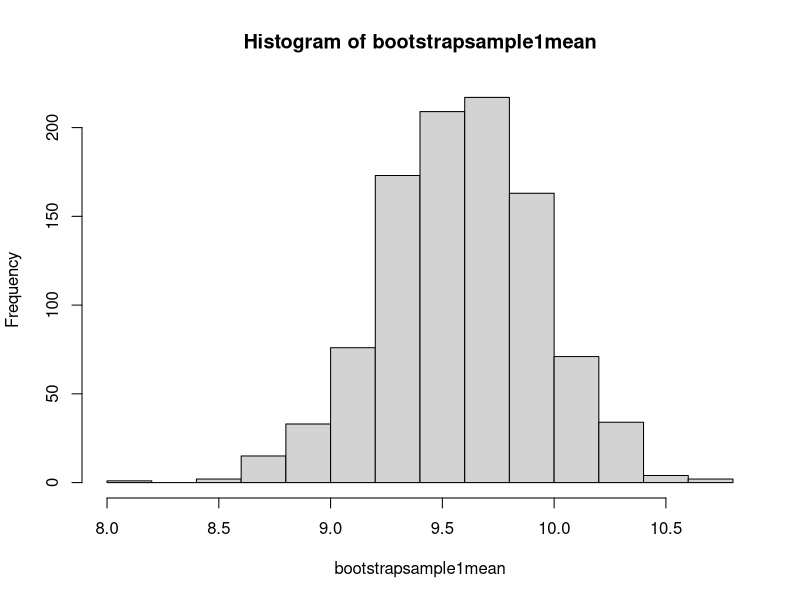
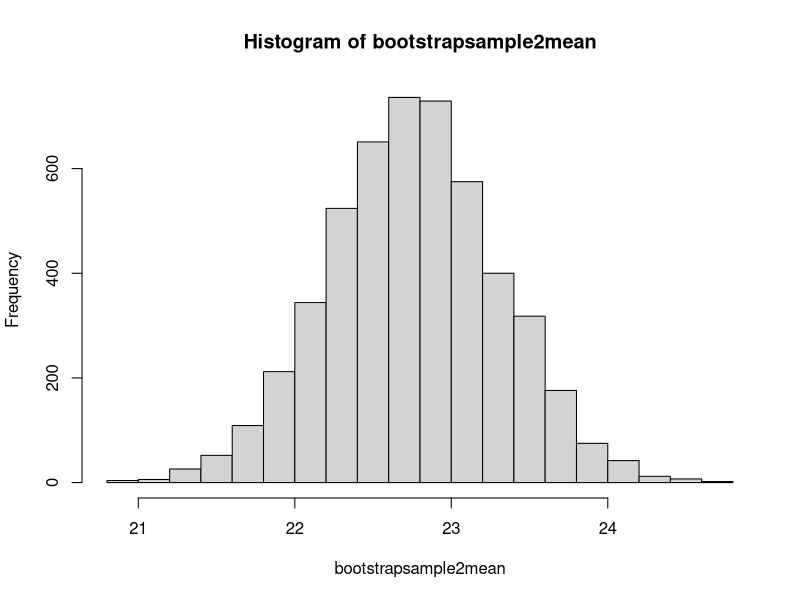
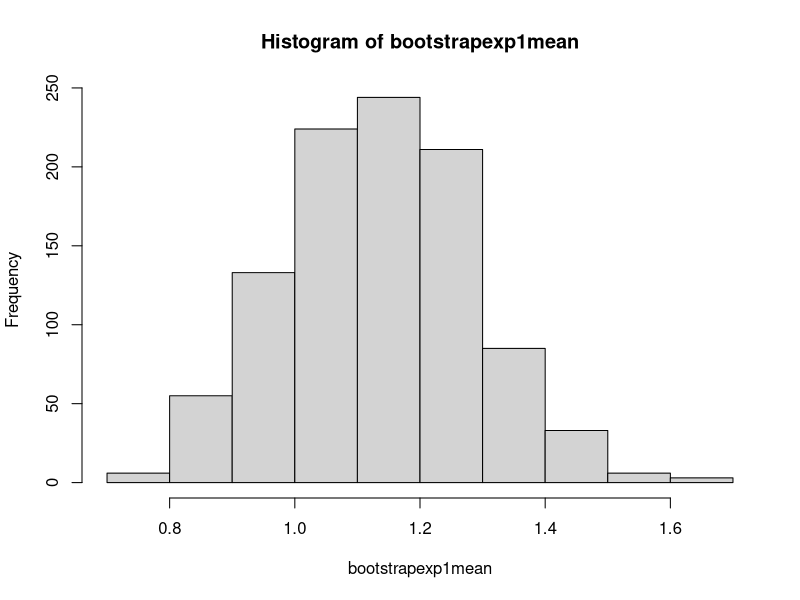
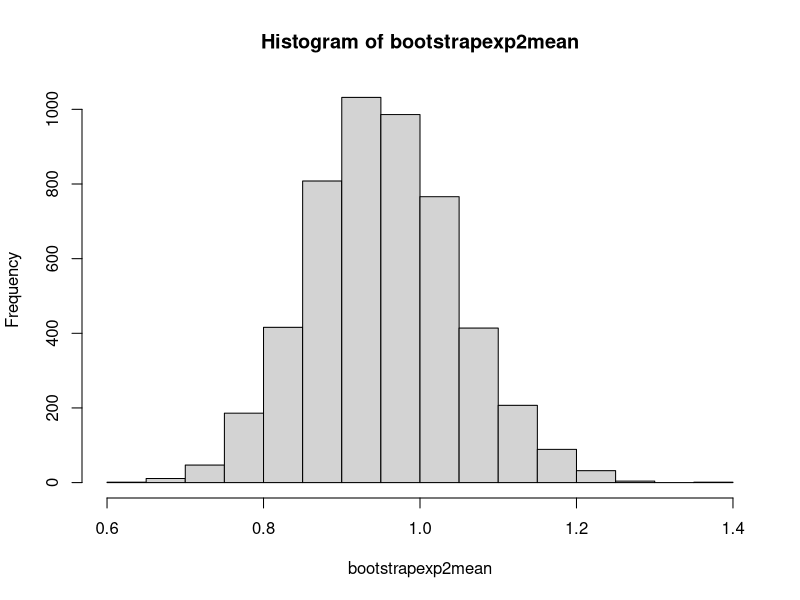

R code for these plots, in order:
## ---- chunk 1
###First random normal distribution with mean 10, and sd = 4
x1 <- rnorm(50,mean=10,sd=3)
xm1 <- mean(x1)
###Mean of the normal distribution
xm1
xsd1 <- sd(x1)
###Std deviation of the normal distribution
xsd1

nsamples1 <- 1000
bootstrapsample1mean <- numeric(nsamples1)
bootstrapsample1sd <- numeric(nsamples1)
for(i in 1:nsamples1){
bootstrapsample1 <- sample (x1,50,replace=TRUE)
bootstrapsample1mean[i] <- mean(bootstrapsample1) 
bootstrapsample1sd[i] <- sd(bootstrapsample1)
}
###Mean of Samples
mean(bootstrapsample1)
###Standard Deviation of Samples
sd(bootstrapsample1)
#Summary of Samples
summary(bootstrapsample1)

#to demonstrate central limit theorem with the histogram plot
hist(bootstrapsample1mean)
## ---- chunk 2
###Second random normal distribution with mean 23, and sd = 5
x2 <- rnorm(100,mean=23,sd=5)
xm2 <- mean(x2)
xsd2 <- sd(x2)
###Mean of the normal distribution
xm2
###Std deviation of the normal distribution
xsd2

nsamples2 <- 5000
bootstrapsample2mean <- numeric(nsamples2)
bootstrapsample2sd <- numeric(nsamples2)
for(i in 1:nsamples2){
bootstrapsample2 <- sample (x2,100,replace=TRUE)
bootstrapsample2mean[i] <- mean(bootstrapsample2) 
bootstrapsample2sd[i] <- sd(bootstrapsample2)
}
###Mean of Sample 2
mean(bootstrapsample2)
###Std deviation of Sample2
sd(bootstrapsample2)
###Summary of sample 2
summary(bootstrapsample1)

#to demonstrate central limit theorem with the histogram plot
hist(bootstrapsample2mean)
## ---- chunk 3
###First exponential distribution with rate = 2
xexp1 <- rexp(50)
xexpm1 <- mean(xexp1)
###Mean of the normal distribution
xexpm1
xexpsd1 <- sd(xexp1)
###Std deviation of the normal distribution
xsd1

nsamples1 <- 1000
bootstrapexp1mean <- numeric(nsamples1)
bootstrapexp1sd <- numeric(nsamples1)
for(i in 1:nsamples1){
bootstrapexp1 <- sample (xexp1,50,replace=TRUE)
bootstrapexp1mean[i] <- mean(bootstrapexp1) 
bootstrapexp1sd[i] <- sd(bootstrapexp1)
}
###Mean of Samples
mean(bootstrapexp1)
###Standard Deviation of Samples
sd(bootstrapexp1)
#Summary of Samples
summary(bootstrapexp1)

#to demonstrate central limit theorem with the histogram plot
hist(bootstrapexp1mean)
## ---- chunk 4
###Second exponential distribution 
xexp2 <- rexp(100)
xexpm2 <- mean(xexp2)
xexpsd2 <- sd(xexp2)
###Mean of the normal distribution
xexpm2
###Std deviation of the normal distribution
xexpsd2

nsamples2 <- 5000
bootstrapexp2mean <- numeric(nsamples2)
bootstrapexp2sd <- numeric(nsamples2)
for(i in 1:nsamples2){
bootstrapexp2 <- sample (xexp2,100,replace=TRUE)
bootstrapexp2mean[i] <- mean(bootstrapexp2) 
bootstrapexp2sd[i] <- sd(bootstrapexp2)
}
###Mean of Sample 2
mean(bootstrapexp2)
###Std deviation of Sample2
sd(bootstrapexp2)
###Summary of sample 2
summary(bootstrapexp2)

#to demonstrate central limit theorem with the histogram plot
hist(bootstrapexp2mean)
